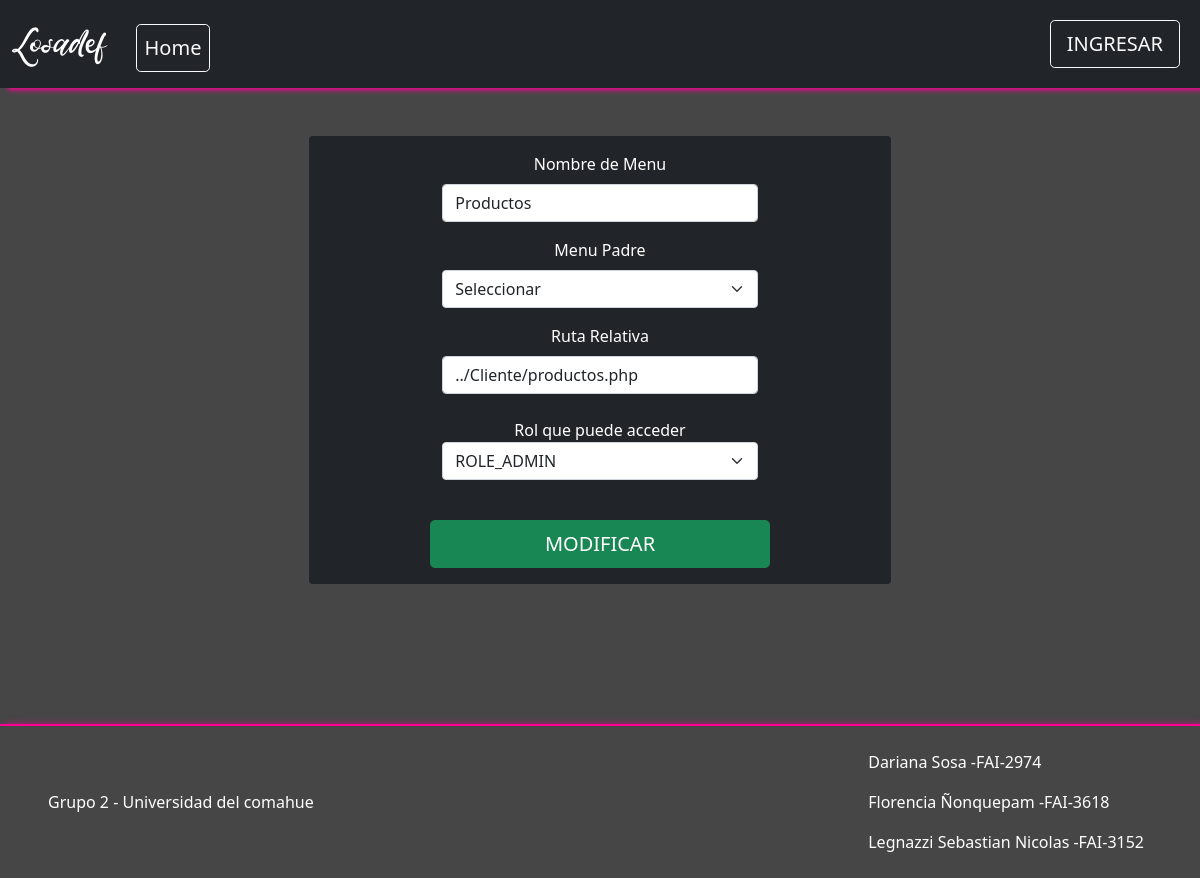
Screenshot of /Vista/Admin/modificarPermisos.php with the database file from the repository.
### tables this page shows
CREATE TABLE IF NOT EXISTS `menu` (
  `idMenu` bigint(20) NOT NULL AUTO_INCREMENT,
  `meNombre` varchar(50) NOT NULL COMMENT 'Nombre del item del menu',
  `meDescripcion` varchar(124) NOT NULL COMMENT 'Descripcion mas detallada del item del menu',
  `idPadre` bigint(20) DEFAULT NULL COMMENT 'Referencia al id del menu que es subitem',
  `meDeshabilitado` timestamp NULL DEFAULT CURRENT_TIMESTAMP COMMENT 'Fecha en la que el menu fue deshabilitado por ultima vez',
  PRIMARY KEY (`idMenu`),
  UNIQUE KEY `idmenu` (`idMenu`),
  KEY `fkmenu_1` (`idPadre`)
);

CREATE TABLE IF NOT EXISTS `rol` (
  `idRol` bigint(20) NOT NULL AUTO_INCREMENT,
  `rolDescripcion` varchar(50) NOT NULL,
  PRIMARY KEY (`idRol`),
  UNIQUE KEY `idrol` (`idRol`)
);

### util/funciones.php (called while the page is built, shortened)
<?php
function data_submitted(){
    $tipoMetodo = [];
    return $tipoMetodo;
}
spl_autoload_register(function ($class_name){
    $directorys = array(
        $GLOBALS['ROOT'].'Modelo/',
        $GLOBALS['ROOT'].'Modelo/conector/',
        $GLOBALS['ROOT'].'Control/',
    );
});
?>

### Modelo/Menu.php (called while the page is built, shortened)
<?php
include_once('conector/BaseDatos.php');
class Menu {
    private $meNombre;
    private $meDescripcion;
    public function setMeNombre($meNombre){
        $this->meNombre = $meNombre;
    }
    public function setMeDescripcion($meDescripcion){
        $this->meDescripcion = $meDescripcion;
    }
    public function getMeNombre(){
        return $this->meNombre;
    }
    public function getMeDescripcion(){
        return $this->meDescripcion;
    }
    public function __construct(){
        $this->meNombre = "";
    }
    public function listar($parametro=""){
        $arreglo = null;
        $base=new BaseDatos();
        $sql="SELECT * FROM menu ";
        if ($parametro != "") {
            $sql.='WHERE '.$parametro;
        }
        $res = $base->Ejecutar($sql);
        if($res>-1){
            if($res>0){
                $arreglo = array();
                while ($row = $base->Registro()){
                    $objMenu = new Menu();
                    $objPadre =null;
                    $objMenu->setear($row['idMenu'], $row['meNombre'],$row['meDescripcion'],$objPadre,$row['meDeshabilitado']);
                    array_push($arreglo, $objMenu);
                }
            }
        }
        return $arreglo;
    }
}

### modelo/conector/BaseDatos.php (called while the page is built, shortened)
<?php
class BaseDatos extends PDO {
  	private $conec;
  	private $indice;
  	private $resultado;
    public function __construct(){
        $this->indice =0;
        try {
           $this->conec=true;
        }catch (PDOException $e) {
            $this->sql = $e->getMessage();
            $this->conec=false;
        }
    }
    public function Iniciar(){
        return $this->getConec();
    }
    public function getConec(){
        return $this->conec;
    }
    public function setSQL($e){
        return "\n".$this->sql = $e;
    }
    public function Ejecutar($sql){
        $resp = null;
        if ( stristr($sql,"select")){
            $resp =  $this->EjecutarSelect($sql);
        }
        return $resp;
   }
   private function EjecutarSelect($sql){
       $cant = -1;
       $resultado=parent::query($sql);
       if(!$resultado){
           $this->analizarDebug();
       }else {
          $arregloResult = $resultado->fetchAll();
          $cant = count($arregloResult);
       }
       return $cant;
   }
   public function Registro() {
       $filaActual = false;
       $indiceActual = $this->getIndice();
       if ($indiceActual>=0) {
           $filas = $this->getResultado();
           if($indiceActual<count($filas)){
               $filaActual =  $filas[$indiceActual];
           }else {
               $this->setIndice(-1);
           }
       }
       return $filaActual;
   }
   private function setIndice ($valor){
       $this->indice = $valor;
   }
   private function getIndice (){
       return $this->indice;
   }
   private function setResultado($valor){
       $this->resultado = $valor;
   }
   private function getResultado(){
      return $this->resultado;
   }
}

### Control/C_Menu.php (called while the page is built, shortened)
<?php
class C_Menu{
    public function buscar($param){
        $where = " true ";
        $objMenu = new Menu();
        $arreglo = $objMenu->listar($where);
        return $arreglo;
    }
}
?>

### Modelo/Rol.php (called while the page is built, shortened)
<?php
include_once('Conector/BaseDatos.php');
class Rol
{
    private $idRol;
    private $rolDescripcion;
    public function setIdRol($idRol)
    {
        $this->idRol = $idRol;
    }
    public function setRolDescripcion($rolDescripcion)
    {
        $this->rolDescripcion = $rolDescripcion;
    }
    public function getIdRol()
    {
        return $this->idRol;
    }
    public function getRolDescripcion()
    {
        return $this->rolDescripcion;
    }
    public function __construct()
    {
        $this->idRol = "";
        $this->rolDescripcion = "";
    }
    public function cargar()
    {
        $resp = false;
        $base = new BaseDatos();
        $sql = "SELECT * FROM rol WHERE idRol = " . $this->getIdrol();
        if ($base->Iniciar()) {
            $res = $base->Ejecutar($sql);
            if ($res > -1) {
                if ($res > 0) {
                    $row = $base->Registro();
                    $resp = true;
                }
            }
        } else {
            $this->setMensajeOperacion("rol->listar: " . $base->getError());
        }
        return $resp;
    }
}

### Modelo/MenuRol.php (called while the page is built, shortened)
<?php
include_once 'conector/BaseDatos.php';
class MenuRol
{
    private $rol;
    public function setRol($rol)
    {
        $this->rol = $rol;
    }
    public function getRol()
    {
        return $this->rol;
    }
    public function __construct()
    {
        $this->rol = new Rol();
    }
    public function listar($parametro = "")
    {
        $arreglo = null;
        $base = new BaseDatos();
        $sql = "SELECT * FROM menurol ";
        if ($parametro != "") {
            $sql .= 'WHERE ' . $parametro;
        }
        $res = $base->Ejecutar($sql);
        if ($res > -1) {
            if ($res > 0) {
                $arreglo = array();
                while ($row = $base->Registro()) {
                    $menu = null;
                    if ($row['idMenu'] != null) {
                        $menu = new Menu();
                        $menu->setIdMenu($row['idMenu']);
                        $menu->cargar();
                    }
                    $rol = null;
                    if ($row['idRol'] != null) {
                        $rol = new Rol();
                        $rol->setIdRol($row['idRol']);
                        $rol->cargar();
                    }
                    $obj = new MenuRol();
                    $obj->setear($menu, $rol);
                    array_push($arreglo, $obj);
                }
            }
        }
        return $arreglo;
    }
}

### Control/C_MenuRol.php (called while the page is built, shortened)
<?php
class C_MenuRol{
    public function buscar($param){
        $where = " true ";
        $objMenuRol = new MenuRol();
        $arreglo = $objMenuRol->listar($where);
        return $arreglo;
    }
}
?>

### Vista/Admin/modificarPermisos.php (the view, shortened to what this page needs)
<?php
include_once('../estructura/Cabecera.php');
$datos=data_submitted();
$objMenu=new C_Menu();
$objMenuRol=new C_MenuRol();
$menuModificar=$objMenu->buscar($datos);
$rolModificar=$objMenuRol->buscar($datos);
?>
<div class="container-md">
<main class="w-50 m-auto mt-5 text-center">
    <form class="row gy-2 text-center justify-content-center rounded bg-dark text-white needs-validation my-5"
        id="formModificarPermiso" method="post" action="../Accion/modificarPermiso.php" novalidate>
    <div class="col-10 col-lg-7">
        <label for="meNombre" class="form-label mt-2">Nombre de Menu</label>
        <input type="text" class="form-control" pattern="[a-zA-Z]+\s?[a-zA-Z]*\s?[a-zA-Z]*\s?[a-zA-Z]*\s?[a-zA-Z]*"
                name="meNombre" value="<?php echo $menuModificar[0]->getMeNombre()?>" required>
    </div>
    <div class="col-10 col-lg-7">
                <label class="form-label mt-2">Menu Padre</label>
                <select name="idPadre" class="form-select" aria-label=".form-select example">
                <option value="" selected >Seleccionar</option>
                </select>
            </div>
    <div class="col-10 col-lg-7">
    <label for="meDescripcion" class="form-label mt-2">Ruta Relativa</label>
        <input type="text" class="form-control" pattern="(..\/)([a-zA-Z0-9_\-]+)(\/[a-zA-Z0-9_\-]+)\.php"
                name="meDescripcion" value="<?php echo $menuModificar[0]->getMeDescripcion()?>" required>
    </div>
    <div class="col-8 col-lg-7 mt-4">
        <label>Rol que puede acceder</label>
                <select name="idRol" class="form-select mb-3" aria-label=".form-select example" required>
                <option value="<?php echo $rolModificar[0]->getRol()->getIdRol() ?>" selected><?php echo $rolModificar[0]->getRol()->getRolDescripcion() ?></option>
                </select>
    </div>
    <button class="btn btn-lg btn-success my-3 col-10 col-lg-7 mt-4">MODIFICAR</button>
    </form>
</main>
</div>
<?php
include_once("../estructura/Pie.php")
?>

### vista/css/producto.css (style rules this page uses)
html { scroll-behavior: smooth; }
body { background-color: rgb(70, 70, 70); }

### rows the page displays
menu: meNombre "Productos", meDescripcion "../Cliente/productos.php"
rol: idRol "ROLE_ADMIN"
